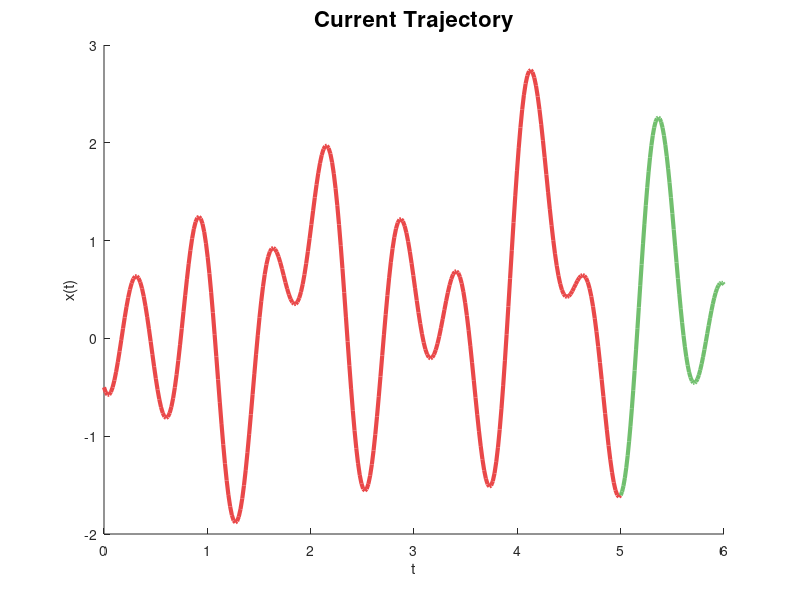
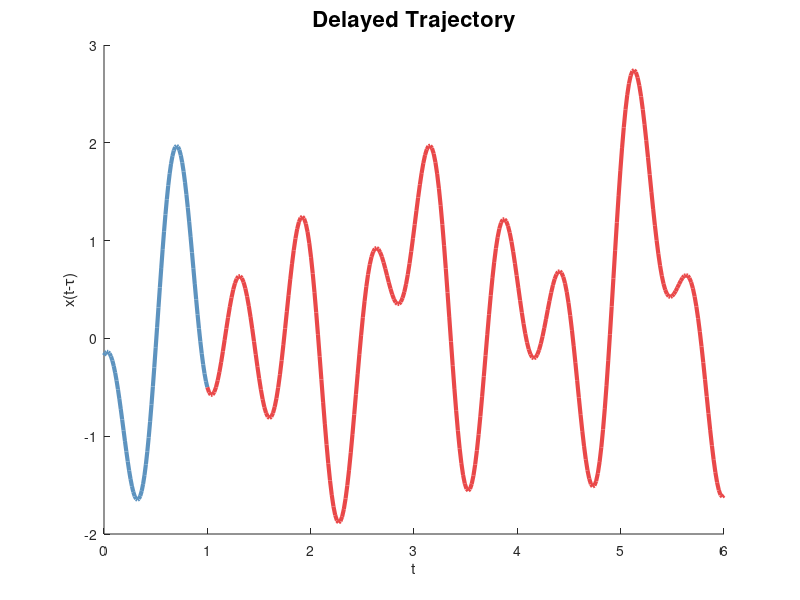

Write the MATLAB code that produced these figures, in order.
%visualize component measures

%position of plot in monitor
pos = [744   628   691   422];
pos_half = [744   628   691   422/2];

%colors from linspecer
cn = [0.363921568627451,0.575529411764706,0.748392156862745];
cz = [0.915294117647059,0.281568627450980,0.287843137254902];
cp = [0.441568627450980,0.749019607843137,0.432156862745098];

T = 6;
tau = 1;
N = 300;

f = @(x) 1*(0.5 * cos(3*x) -  sin(5.5*x) + 0.3*sin(5*x) + sin(0.1*x) - cos(10*x));

%full time
t = linspace(0, T, N); 
x0 = f(t);
x1 = f(t - tau);

%components
tn = linspace(-tau, 0, N/4);
tz = linspace(0, T - tau, N);
tp = linspace(T-tau, T, N/4);

xn = f(tn);
xz = f(tz);
xp = f(tp);

%peak
%for this data, the maximum occurs in the 'z' [0, T-tau] = [0, 5] region

[xpeak, ipeak] = max(xz);
tpeak = tz(ipeak);

%% Plotting
FS = 16; %font size of titles


%% marginals plotted independently




%% Stacked Plot
fig = figure(4);
set(fig, 'position', pos_half);
clf
hold on
plot(tz, xz, 'Color', cz, 'LineWidth', 3)
plot(tp, xp, 'Color', cp, 'LineWidth', 3)
ylabel('x(t)')
xlabel('t')
ylim([-2, 3])
title('Current Trajectory', 'FontSize', FS)

fig = figure(5);
set(fig, 'position', pos_half);
clf
% subplot(2, 1, 2)
hold on
plot(tn + tau, xn, 'Color', cn, 'LineWidth', 3)
plot(tz + tau, xz, 'Color', cz, 'LineWidth', 3)
title('Delayed Trajectory', 'FontSize', FS)
ylabel('x(t-\tau)')
ylim([-2, 3])
xlabel('t')
